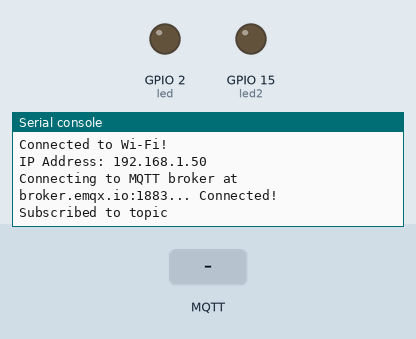
Bench run of a program on a simulated ESP32 board running MicroPython. Shown: output pins drawn as LEDs (lit = HIGH), the last lines printed to the serial console. Inputs (shaded band) come from the test bench. WiFi joins after 1.5 s; no MQTT or app messages arrive unless stated.

Above: at 3.3 s.
3.4 s: MQTT message "msg" arrives on the first subscribed topic
At 4.6 s:
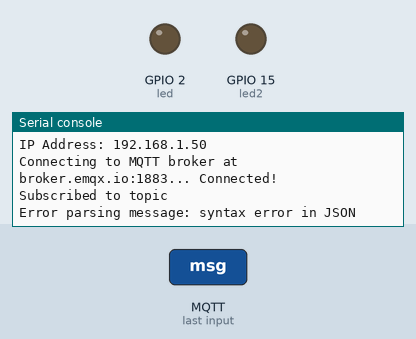
4.9 s: MQTT message "1" arrives on the first subscribed topic
At 6.0 s:
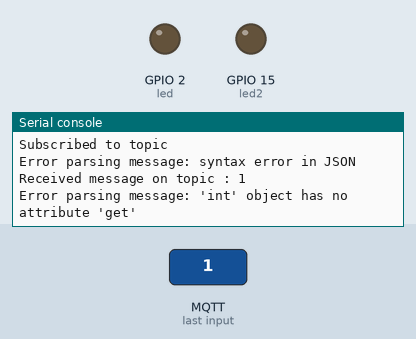

Measured:
- after the input at 3.4 s, the serial console: prints a new line after 0.06 s (image 1)
- after the input at 4.9 s, the serial console: prints a new line after 0.06 s (image 2)

The program:

main.py
```python
import network
import time
from machine import Pin
from utime import sleep
from umqtt.simple import MQTTClient
import ujson

# Inisialisasi LED
led = Pin(2, Pin.OUT)
led2 = Pin(15, Pin.OUT)

# Konfigurasi Wi-Fi
WIFI_SSID = ""
WIFI_PASSWORD = ""

def connect_wifi(ssid, password):
    wlan = network.WLAN(network.STA_IF)
    wlan.active(True)
    wlan.connect(ssid, password)
    print("Connecting to Wi-Fi...")
    for i in range(10):
        if wlan.isconnected():
            print("Connected to Wi-Fi!")
            print(f"IP Address: {wlan.ifconfig()[0]}")
            return wlan
        time.sleep(1)
    raise RuntimeError("Failed to connect to Wi-Fi")

# Hubungkan ke Wi-Fi
try:
    wifi = connect_wifi(WIFI_SSID, WIFI_PASSWORD)
except RuntimeError as e:
    print(e)
    while True:
        pass

# Parameter MQTT
MQTT_CLIENT_ID = "micropython-Esp32-PK"
MQTT_BROKER = "broker.emqx.io"
MQTT_PORT = 1883
MQTT_USER = ""
MQTT_PASSWORD = ""
MQTT_TOPIC = ""

# Koneksi ke server MQTT
print(f"Connecting to MQTT broker at {MQTT_BROKER}:{MQTT_PORT}... ", end="")
client = MQTTClient(MQTT_CLIENT_ID, MQTT_BROKER, port=MQTT_PORT, user=MQTT_USER, password=MQTT_PASSWORD)
client.connect()
print("Connected!")

# Fungsi callback untuk menerima pesan
def sub_cb(topic, msg):
    try:
        message = ujson.loads(msg)
        print(f"Received message on topic {topic.decode()}: {message}")
        if message.get("msg") == "ON":
            print("Turning LED ON")
            led.on()
            led2.off()
        elif message.get("msg") == "OFF":
            print("Turning LED OFF")
            led.off()
            led2.on()
    except Exception as e:
        print(f"Error parsing message: {e}")

# Subskripsi ke topik
client.set_callback(sub_cb)
client.subscribe(MQTT_TOPIC)
print(f"Subscribed to topic {MQTT_TOPIC}")

# Loop utama
try:
    while True:
        client.check_msg()
        sleep(0.1)
except KeyboardInterrupt:
    print("Disconnected from MQTT broker.")
    client.disconnect()
```
